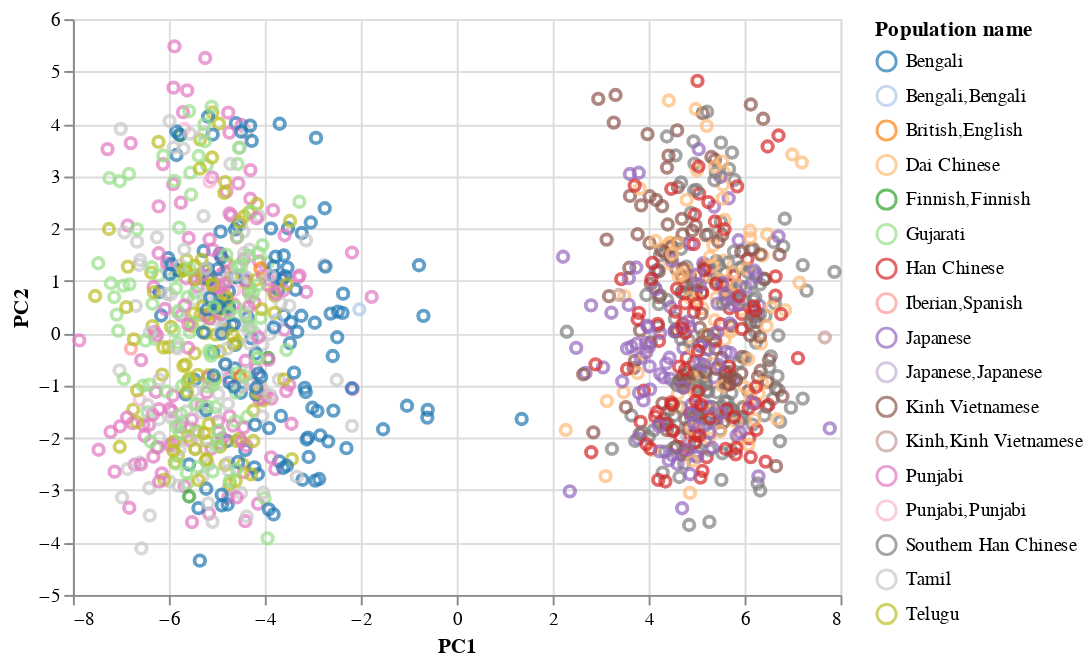

The notebook cell saved with this chart:
### Code cell
alt.Chart(df_plot).mark_point().encode(
    x='PC1',
    y='PC2',
    color=alt.Color('Population name', scale=alt.Scale(scheme='category20'))
)

### Figure 1 — Vega-Lite specification as saved in the notebook (floating-point values rounded to 4 significant figures; data arrays with more than 128 entries replaced by an {"elided": "..."} marker saying what was removed)
{"config": {"view": {"continuousWidth": 400, "continuousHeight": 300}}, "data": {"name": "data-d99fe117b13755a6af7e9f3efbe139ac"}, "mark": "point", "encoding": {"color": {"field": "Population name", "scale": {"scheme": "category20"}, "type": "nominal"}, "x": {"field": "PC1", "type": "quantitative"}, "y": {"field": "PC2", "type": "quantitative"}}, "$schema": "https://vega.github.io/schema/vega-lite/v4.17.0.json", "datasets": {"data-d99fe117b13755a6af7e9f3efbe139ac": {"elided": "1193 records"}}}
